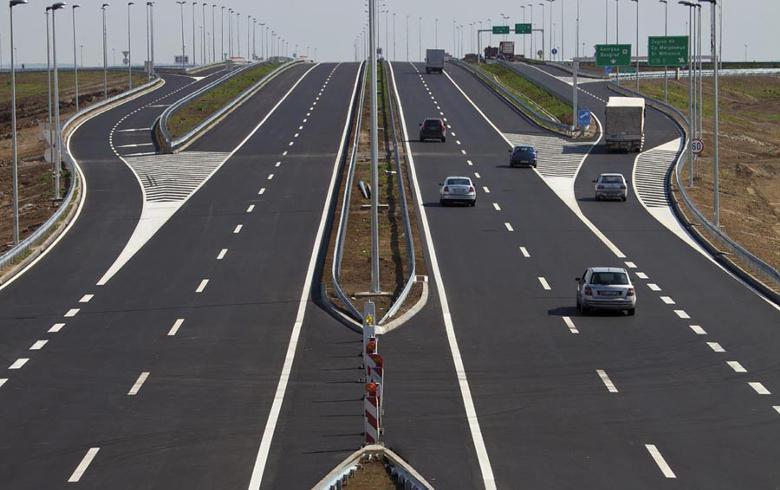
#> input picture images/0b390b99520e509e06dd605178d859068a8e482a.jpg, 780 x 490 px
$ python -i preprocess.py   (imports and definitions only)
#> lines starting #> are read from the running program, lines starting #| are printed output that depends on the picture; after the words box and inside, x2 and y2 are one past the last pixel; in counts of white or black regions, pixels touching at a corner belong together
#> further down, picture is the input picture: shape (490, 780, 3); mean B, G, R 93.8, 92.8, 94.6
import cv2
import numpy as np

def adaptive_preprocess(image, threshold=2, clip_limit=3.0, color_channel='BGR'):
    enhanced_img = enhance_contrast(image, clip_limit, color_channel)
    filtered_img = apply_bilateral_filter(enhanced_img)
    edges = detect_edges(filtered_img, threshold)
    refined_edges = apply_morphology(edges)
    return refined_edges

def enhance_contrast(image, clip_limit, color_channel):
#> called with clip_limit = 3, color_channel = 'BGR'
    if color_channel == 'HSV':
        hsv_img = cv2.cvtColor(image, cv2.COLOR_BGR2HSV)
        clahe = cv2.createCLAHE(clipLimit=clip_limit, tileGridSize=(8, 8))
        hsv_img[:, :, 2] = clahe.apply(hsv_img[:, :, 2])
        enhanced_img = cv2.cvtColor(hsv_img, cv2.COLOR_HSV2BGR)
    elif color_channel == 'YCrCb':
        ycrcb_img = cv2.cvtColor(image, cv2.COLOR_BGR2YCrCb)
        clahe = cv2.createCLAHE(clipLimit=clip_limit, tileGridSize=(8, 8))
        ycrcb_img[:, :, 0] = clahe.apply(ycrcb_img[:, :, 0])
        enhanced_img = cv2.cvtColor(ycrcb_img, cv2.COLOR_YCrCb2BGR)
    else:
        bgr_img = image.copy()
        clahe = cv2.createCLAHE(clipLimit=clip_limit, tileGridSize=(8, 8))
        for i in range(3):
            bgr_img[:, :, i] = clahe.apply(bgr_img[:, :, i])
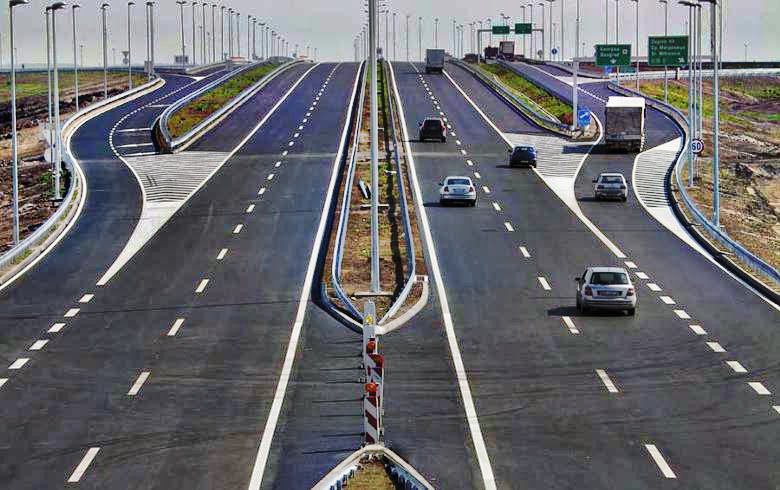
#> bgr_img: shape (490, 780, 3); mean B, G, R 110.3, 106.1, 106.2
        enhanced_img = bgr_img
    return enhanced_img

def apply_bilateral_filter(image):
    return cv2.bilateralFilter(image, 9, 75, 75)

def detect_edges(image, threshold):
#> called with threshold = 2
    gray_img = cv2.cvtColor(image, cv2.COLOR_BGR2GRAY)
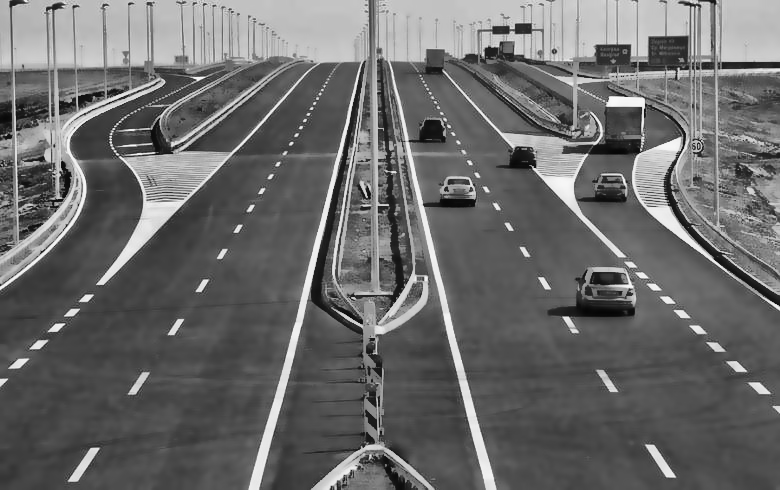
#> gray_img: shape (490, 780); min 5, max 250, mean 106.7
    adaptive_thresh = cv2.adaptiveThreshold(gray_img, 255, cv2.ADAPTIVE_THRESH_GAUSSIAN_C, cv2.THRESH_BINARY_INV, 11, threshold)
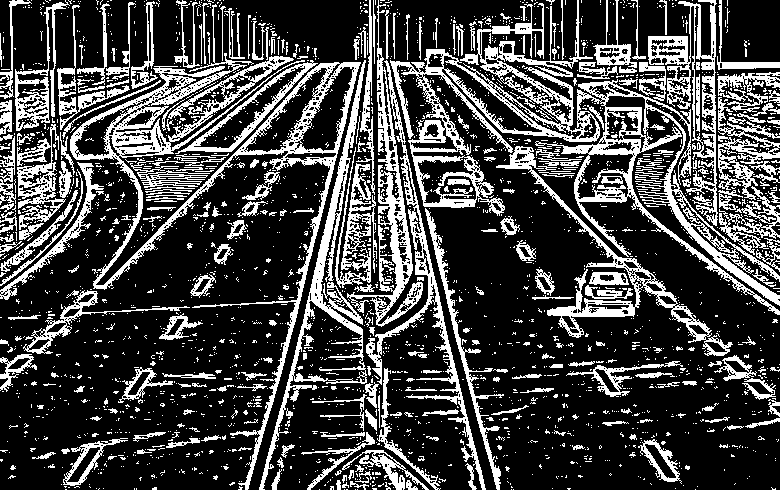
#> adaptive_thresh: shape (490, 780); 26.6% white; 2585 white regions (2294 under 20 px), largest, box (x1, y1, x2, y2) and area: (390, 0, 780, 315) 17228, (70, 4, 361, 490) 12232, (259, 60, 367, 490) 4594
    median_val = np.median(gray_img)
#> median_val = 86
    sigma = 0.33
    lower = int(max(0, (1.0 - sigma) * median_val))
#> lower = 57
    upper = int(min(255, (1.0 + sigma) * median_val))
#> upper = 114
    return cv2.Canny(adaptive_thresh, lower, upper)
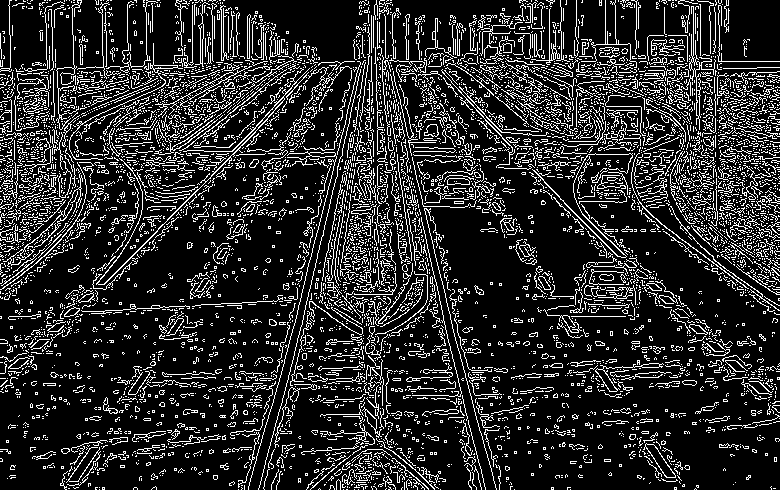
#> returned value: shape (490, 780); 17% white in thin lines or dots

def apply_morphology(edges):
    kernel = cv2.getStructuringElement(cv2.MORPH_ELLIPSE, (3, 3))
    closed_edges = cv2.morphologyEx(edges, cv2.MORPH_CLOSE, kernel, iterations=2)
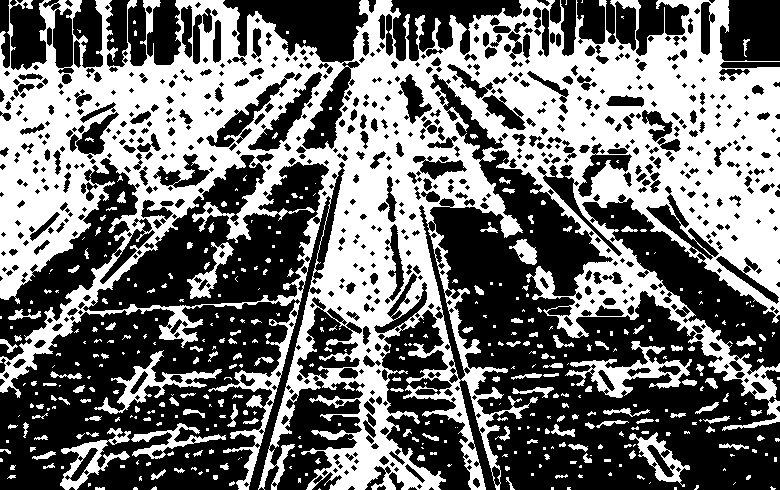
#> closed_edges: shape (490, 780); 44% white; 420 white regions (256 under 20 px), largest, box (x1, y1, x2, y2) and area: (0, 0, 780, 490) 151257, (565, 341, 692, 398) 2114, (94, 350, 222, 414) 1584
    return cv2.morphologyEx(closed_edges, cv2.MORPH_OPEN, kernel, iterations=1)
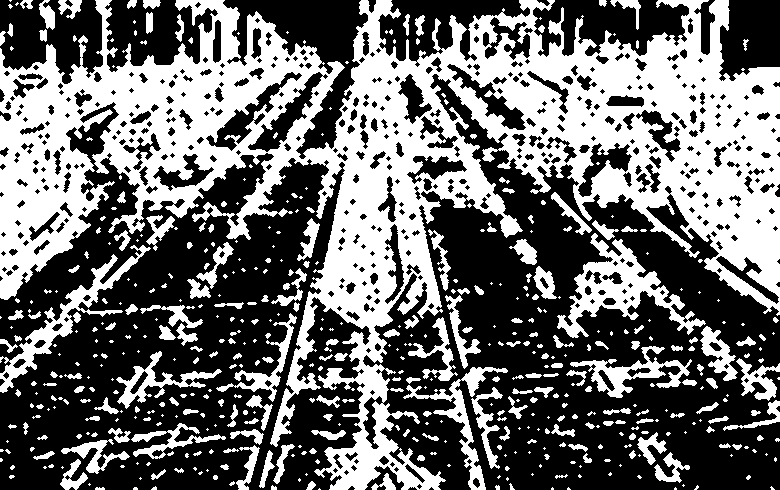
#> returned value: shape (490, 780); 42.5% white; 514 white regions (288 under 20 px), largest, box (x1, y1, x2, y2) and area: (0, 0, 780, 490) 123214, (557, 233, 706, 338) 4579, (0, 245, 151, 393) 3018

>>> import cv2
>>> picture = cv2.imread('../images/0b390b99520e509e06dd605178d859068a8e482a.jpg')
>>> result = adaptive_preprocess(picture)

$ run again, on images/HrpktkpTURBXy83YWViODRjNThkMjExZWQ5ZTRjNzFkOWQxYTM4ZTAyZi5qcGeSlQMABc0S5M0KoJUCzQOlAMLD.jpg
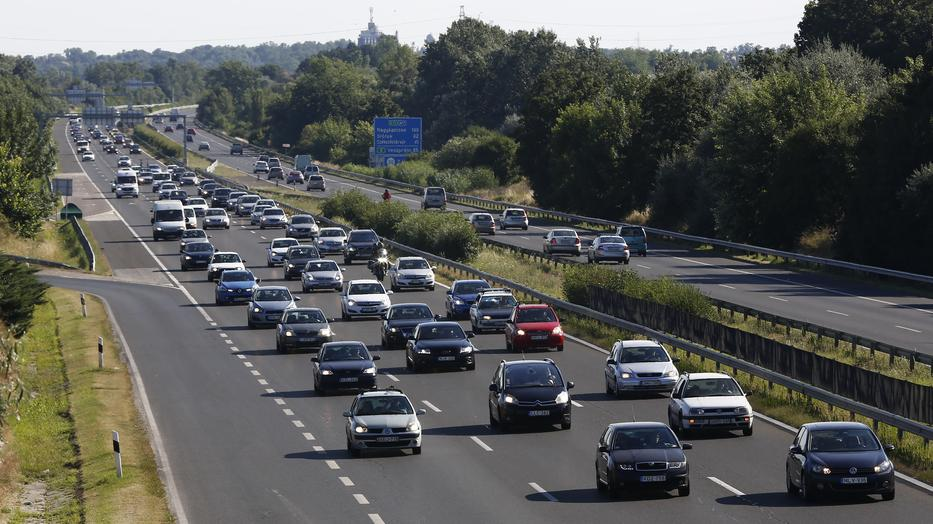
#> input picture images/HrpktkpTURBXy83YWViODRjNThkMjExZWQ5ZTRjNzFkOWQxYTM4ZTAyZi5qcGeSlQMABc0S5M0KoJUCzQOlAMLD.jpg, 933 x 524 px
#> picture is the input picture: shape (524, 933, 3); mean B, G, R 87.9, 90.6, 89.3
#> in detect_edges, `adaptive_thresh = cv2.adaptiveThreshold(gray_img, 255, cv2.ADAPTIVE_TH..`:
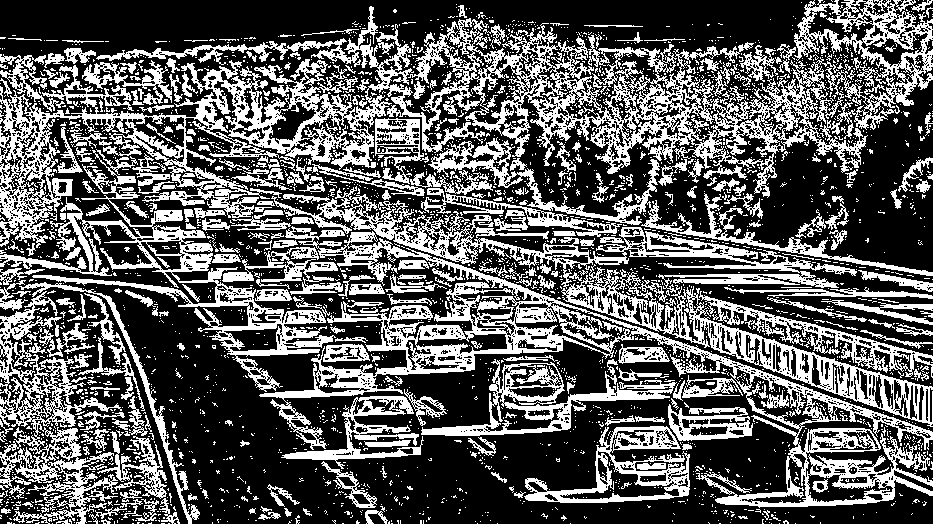
#> adaptive_thresh: shape (524, 933); 36.2% white; 3105 white regions (2759 under 20 px), largest, box (x1, y1, x2, y2) and area: (0, 0, 933, 248) 48407, (259, 226, 933, 508) 22696, (0, 149, 336, 392) 10016
#> median_val = 116
#> lower = 77
#> upper = 154
#> closed_edges: shape (524, 933); 59.1% white; 1518 black regions (649 under 20 px), largest, box (x1, y1, x2, y2) and area: (0, 0, 806, 64) 30504, (97, 268, 366, 524) 26244, (346, 354, 763, 524) 24835
#> in apply_morphology, `return cv2.morphologyEx(closed_edges, cv2.MORPH_OPEN, kernel, iteratio..`:
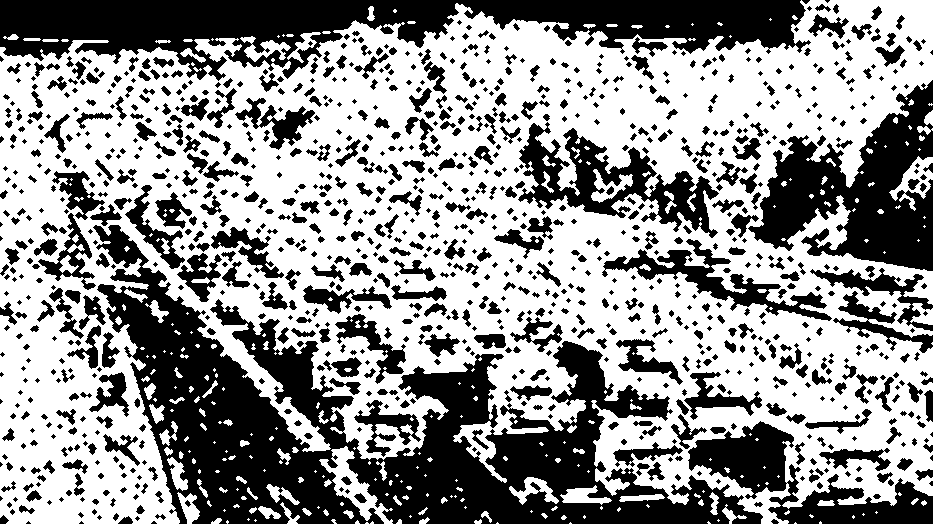
#> returned value: shape (524, 933); 57.9% white; 1075 black regions (437 under 20 px), largest, box (x1, y1, x2, y2) and area: (93, 225, 763, 524) 65140, (0, 0, 811, 81) 33059, (748, 80, 933, 271) 17255

$ run again, on images/autopalya-2-1024x576.jpg
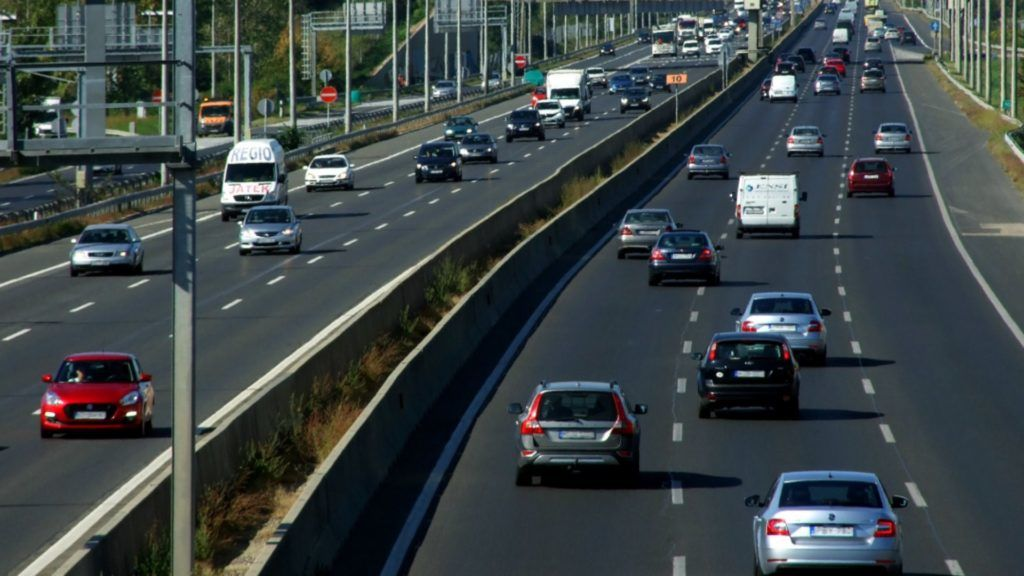
#> input picture images/autopalya-2-1024x576.jpg, 1024 x 576 px
#> picture is the input picture: shape (576, 1024, 3); mean B, G, R 71.1, 69.6, 61
#> in detect_edges, `adaptive_thresh = cv2.adaptiveThreshold(gray_img, 255, cv2.ADAPTIVE_TH..`:
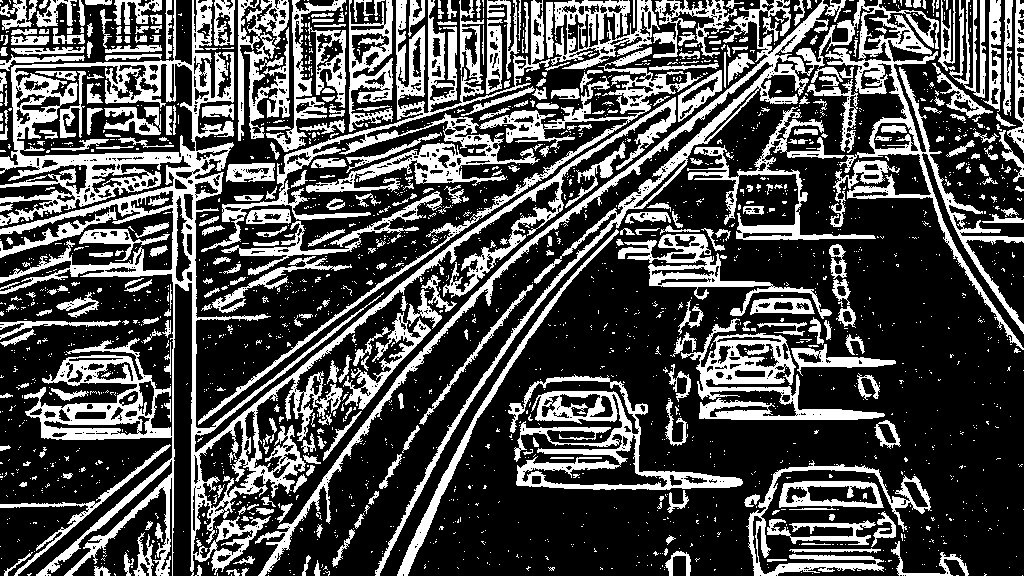
#> adaptive_thresh: shape (576, 1024); 30.9% white; 2126 white regions (1742 under 20 px), largest, box (x1, y1, x2, y2) and area: (0, 0, 676, 576) 40014, (255, 0, 1024, 576) 21348, (201, 0, 550, 252) 12537
#> median_val = 97
#> lower = 64
#> upper = 129
#> closed_edges: shape (576, 1024); 38.6% white; 497 white regions (365 under 20 px), largest, box (x1, y1, x2, y2) and area: (0, 0, 1024, 576) 197554, (744, 459, 969, 576) 8873, (504, 373, 743, 513) 8149
#> in apply_morphology, `return cv2.morphologyEx(closed_edges, cv2.MORPH_OPEN, kernel, iteratio..`:
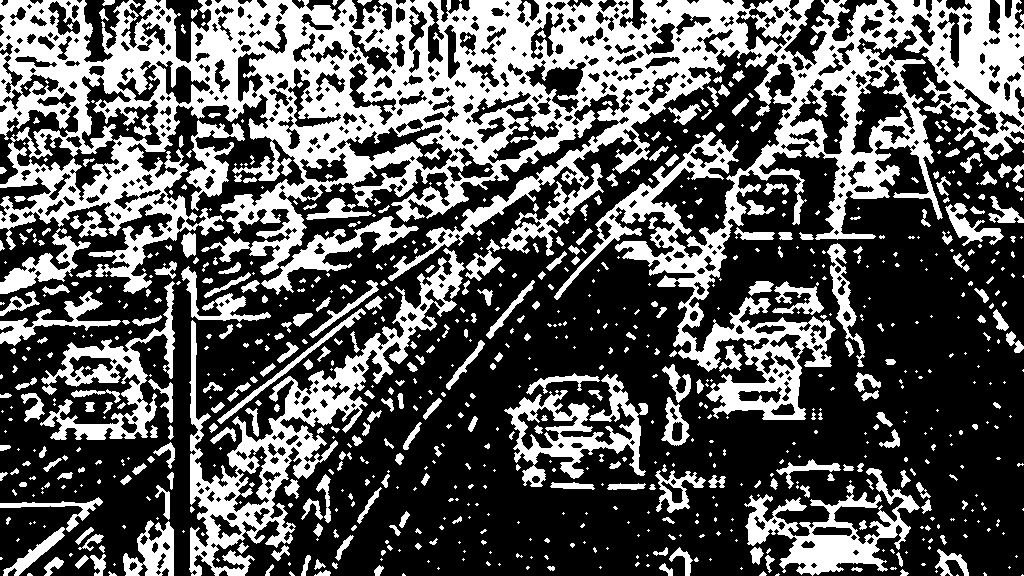
#> returned value: shape (576, 1024); 35.8% white; 830 white regions (475 under 20 px), largest, box (x1, y1, x2, y2) and area: (0, 0, 1024, 420) 131629, (189, 248, 465, 576) 15209, (744, 468, 920, 576) 6225

$ run again, on images/motorway_446770915_1000.jpg
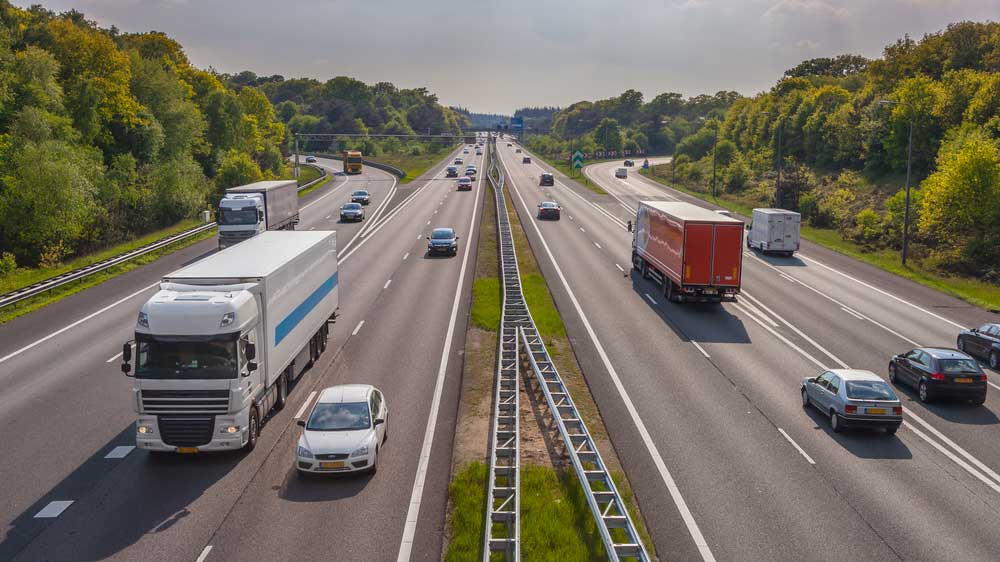
#> input picture images/motorway_446770915_1000.jpg, 1000 x 562 px
#> picture is the input picture: shape (562, 1000, 3); mean B, G, R 99.8, 111.3, 118
#> in detect_edges, `adaptive_thresh = cv2.adaptiveThreshold(gray_img, 255, cv2.ADAPTIVE_TH..`:
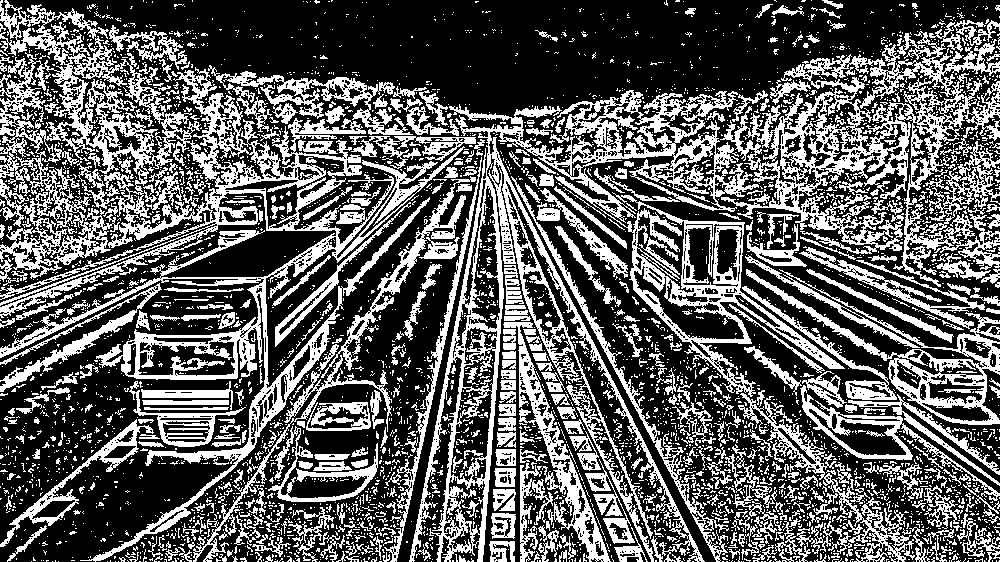
#> adaptive_thresh: shape (562, 1000); 36.4% white; 4159 white regions (3642 under 20 px), largest, box (x1, y1, x2, y2) and area: (0, 0, 465, 562) 43090, (409, 90, 845, 562) 32229, (720, 31, 1000, 287) 19870
#> median_val = 133
#> lower = 89
#> upper = 176
#> closed_edges: shape (562, 1000); 59.4% white; 1782 black regions (760 under 20 px), largest, box (x1, y1, x2, y2) and area: (8, 0, 1000, 130) 62222, (0, 296, 229, 562) 25047, (540, 186, 715, 562) 10060
#> in apply_morphology, `return cv2.morphologyEx(closed_edges, cv2.MORPH_OPEN, kernel, iteratio..`:
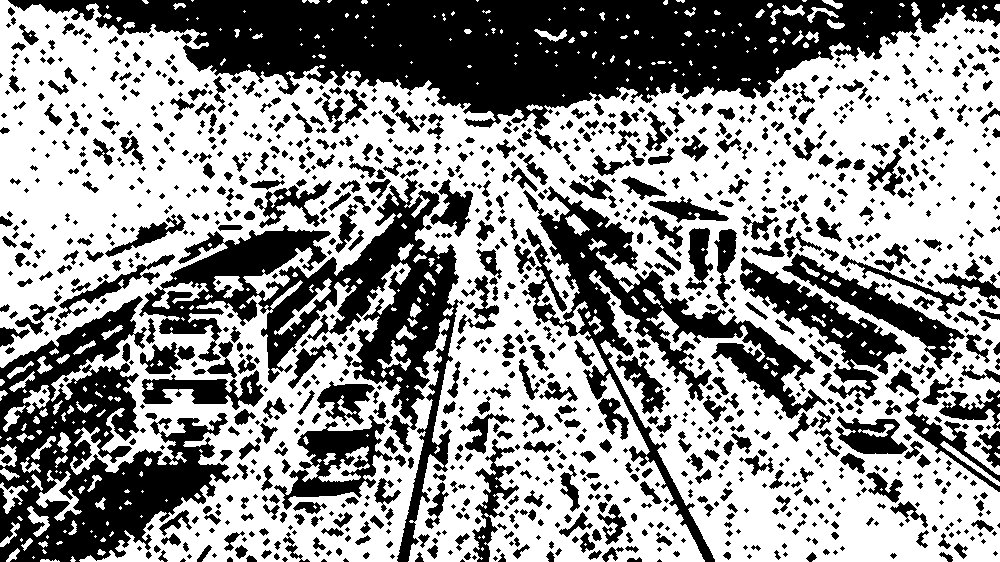
#> returned value: shape (562, 1000); 57.9% white; 1282 black regions (540 under 20 px), largest, box (x1, y1, x2, y2) and area: (8, 0, 1000, 130) 63909, (139, 178, 464, 562) 28515, (0, 296, 231, 562) 28131
